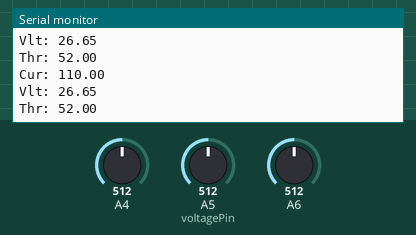
This sketch was run on a simulated Arduino Nano, built with avr-gcc and run on an emulated ATmega328P. On the bench: the last lines printed to the serial monitor. The test bench sets the inputs (shaded band); at power-on: A4 = 512, A5 (voltagePin) = 512, A6 = 512.

Above: at 1.2 s.
1.3 s: A4 set to 716
At 1.84 s:
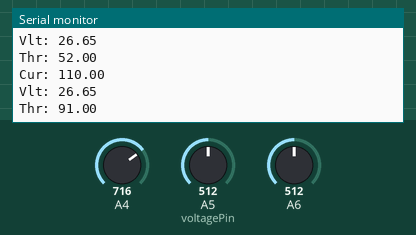
2.8 s: A5 (voltagePin) set to 716
At 3.36 s:
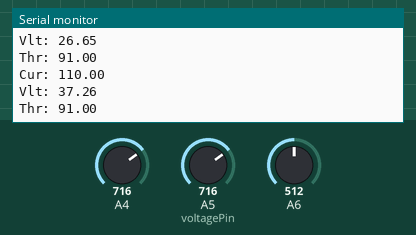
4.3 s: A6 set to 716
At 4.88 s:
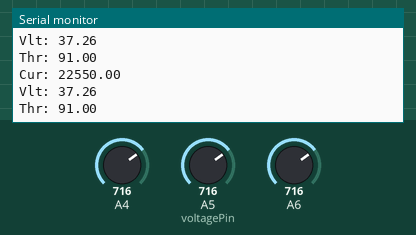
5.8 s: A4 set to 900
At 6.4 s:
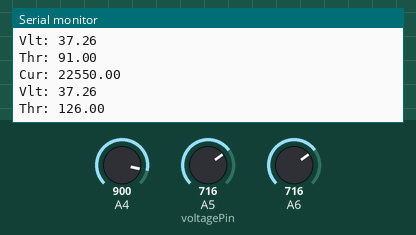
7.3 s: A5 (voltagePin) set to 900
At 7.92 s:
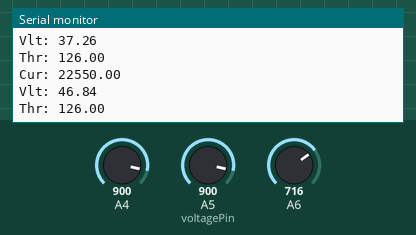
8.8 s: A6 set to 900
At 9.45 s:
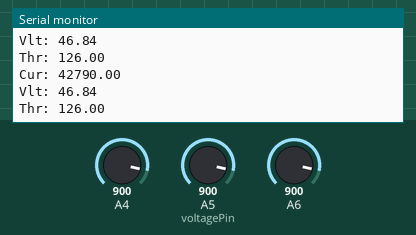
Timing chart, 0 to 11.3 s (numbered marks = the images above; inputs shaded):
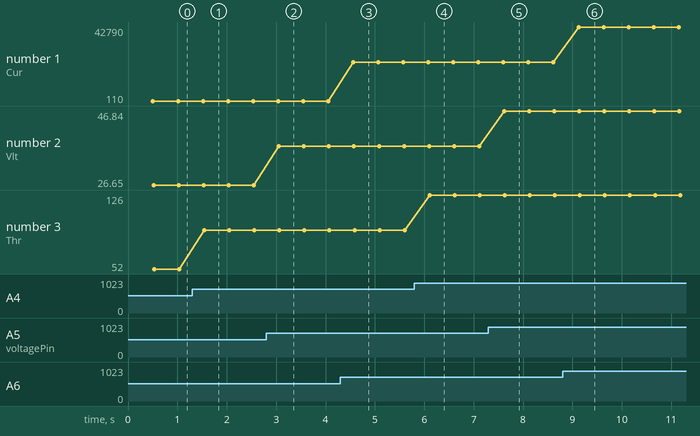

The sketch:

main.ino
```cpp
long lastTime = 0;

const int voltagePin = A5;
const float VOLTAGE_CALIB = 0.969;
const int PRINT_SPEED = 500;

const int numReadings = 30;
float readings[numReadings];      // the readings from the analog input
int index = 0;                  // the index of the current reading
float total = 0;                  // the running total
float average = 0;                // the average

float currentValue = 0;

float convertedValue = 0;

float throttle = 0;

void setup()
{
  Serial.begin(9600);
  pinMode(voltagePin, INPUT);
}

void loop()
{
 throttle = analogRead(A4); //RAW THROTTLE READING
 throttle = map(throttle, 240, 760, 0, 100); //CONVERT TO PERCENTAGE

 currentValue = analogRead(A6); //Raw data reading

 convertedValue = (currentValue - 511) * 110;
 delay(10);

  if (millis() - lastTime > PRINT_SPEED)
  {
    lastTime = millis();
    currentValue = analogRead(A6);

    int voltage_raw = analogRead(voltagePin);
    float voltage = 5*VOLTAGE_CALIB*(voltage_raw/0.091)/1023;
    Serial.print("Cur: ");
    Serial.println(convertedValue);
    Serial.print("Vlt: ");
    Serial.println(voltage);
    Serial.print("Thr: ");
    Serial.println(throttle);
  }
}
```

Measured:
- after the input at 1.3 s, the serial monitor: prints a new line after 0.25 s (image 1)
- after the input at 2.8 s, the serial monitor: prints a new line after 0.25 s (image 2)
- after the input at 4.3 s, the serial monitor: prints a new line after 0.26 s (image 3)
- after the input at 5.8 s, the serial monitor: prints a new line after 0.31 s (image 4)
- after the input at 7.3 s, the serial monitor: prints a new line after 0.32 s (image 5)
- after the input at 8.8 s, the serial monitor: prints a new line after 0.32 s (image 6)
- plotted number 1: 110 → 22550 after the input at 4.3 s, 22550 → 42790 after the input at 8.8 s
- plotted number 2: 26.65 → 37.26 after the input at 2.8 s, 37.26 → 46.84 after the input at 7.3 s
